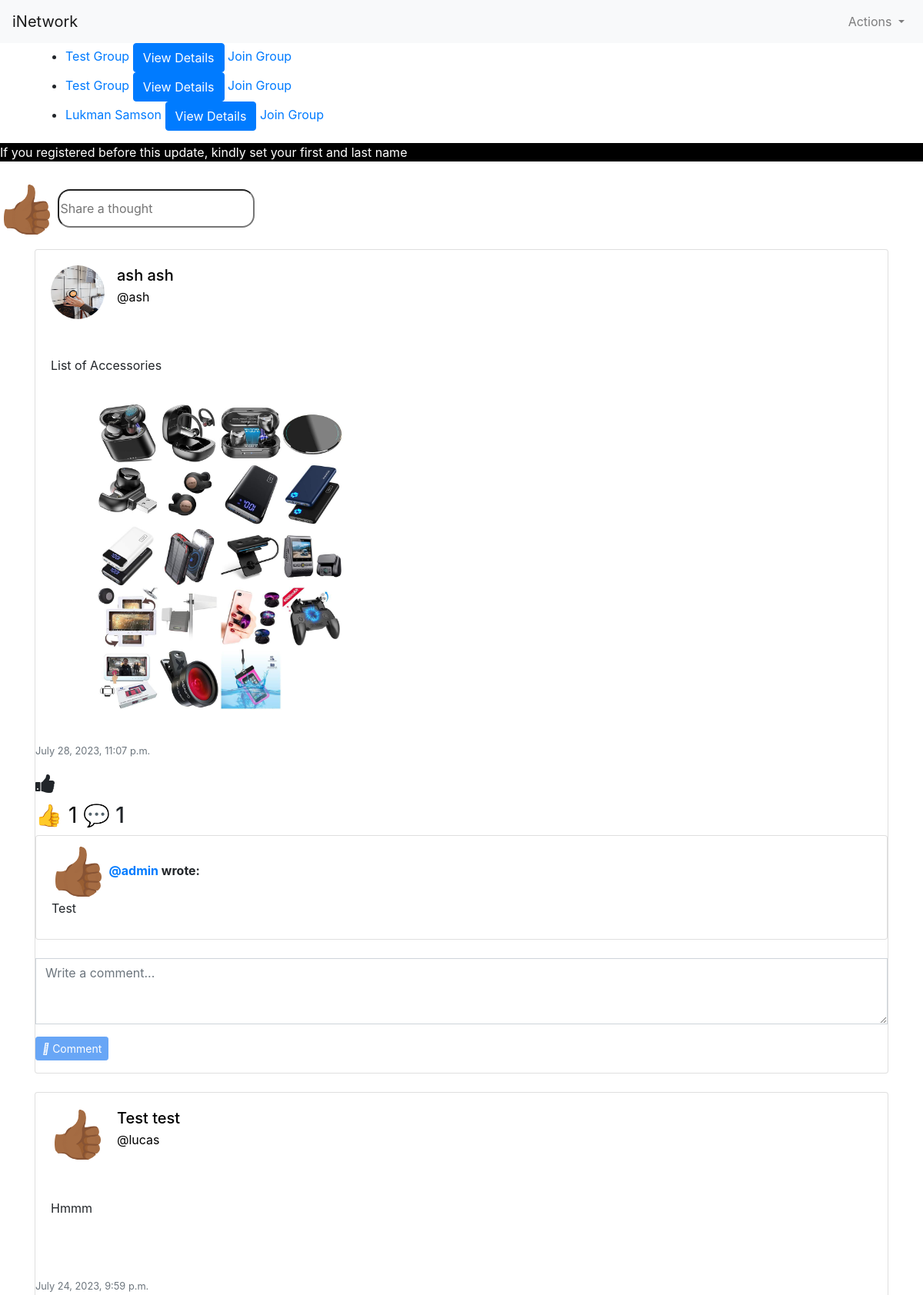
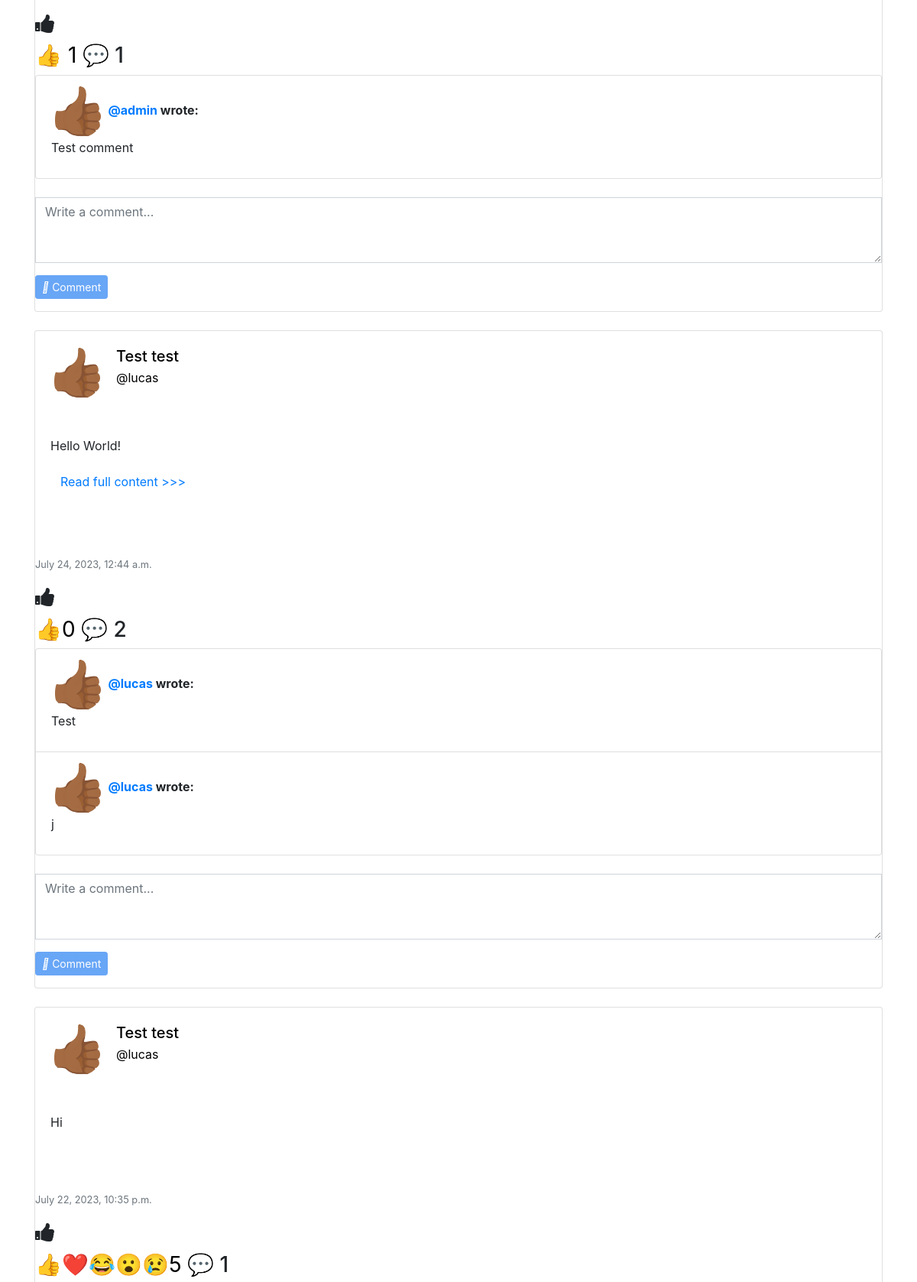
/ (signed in, upper part), run on the app's committed database (2 pictures, top to bottom).
### minsocial/models.py (models this page shows, shortened)
class Group(models.Model):
    name = models.CharField(max_length=100)  # Default value for 'name'
    description = models.TextField(blank=True, null=True,)  # Default value for 'description'
    creator = models.ForeignKey(User, on_delete=models.CASCADE)
    members = models.ManyToManyField(User, related_name='group_members')

class Post(models.Model):
    user = models.ForeignKey(User, on_delete=models.CASCADE, blank=True, null=True, related_name="post_user")
    postContent = models.TextField(blank=True)
    timestamp = models.DateTimeField(auto_now_add=True)
    post_image = models.ImageField(upload_to='post_image/', null=True, blank=True)

class User(AbstractUser):
    profile_pics = models.ImageField(upload_to='profile_pics/', null=True, blank=True)
    phone_number = models.CharField(max_length=20, null=True, blank=True)
    about = models.TextField(null=True, blank=True)

class Comment(models.Model):
    author = models.ForeignKey(User, on_delete=models.CASCADE, blank=True, null=True, related_name="userComment")
    post = models.ForeignKey(Post, on_delete=models.CASCADE, blank=True, null=True, related_name="postComment")
    message = models.CharField(max_length=10000)

### minsocial/views.py (the view)
# urls.py: path("", views.index, name="index"),
def index(request):
    if not request.user.is_authenticated:
        error_message = "You need to log in to access this page."
        return render(request, "network/login.html", {
            "error_message": error_message,
        })
    post = Post.objects.all().order_by("id").reverse().select_related("user")
    paginator = Paginator(post, 10) # Show 10 contacts per page.
    page_number = request.GET.get('page')
    page_post = paginator.get_page(page_number)
    user = request.user
    groups = Group.objects.all()
    profile_pics = user.profile_pics
    comments = Comment.objects.filter(post__in=page_post)
    return render(request, "network/index.html", {
        "post": post,
        "page_post": page_post,
        "groups":groups,
        "profile_pics": profile_pics,
        "comments": comments,
        "user": user,
    })

### minsocial/templatetags/my_filters.py (called while the page is built)
@register.filter
def split_paragraphs(value):
    return value.split('\n')

### minsocial/templates/network/index.html (shortened to what this page needs)
{% extends "network/layout.html" %}
{% load custom_tags %}
{% load my_filters %}
{% load static %}
{% block body %}
<div class="container">
  <ul>
    {% for group in groups %}
        <li>
          <a href="{% url 'group_detail' group_id=group.id %}">{{ group.name }}</a>
          <a href="{% url 'group_detail' group_id=group.id %}" class="btn btn-primary">View Details</a>
          <a href="{% url 'join_group' group_id=group.id %}">Join Group</a>
        </li>
    {% endfor %}
  </ul>
</div>
  {% if user.is_authenticated %}
  <p style="background-color: black; color: white;">If you registered before this update, kindly set your first and last name</p>
    <div class="input-group mb-3" id="create-post-field-container">
      {% if user.profile_pics %}
      <a href="{% url 'profile' user_id=user.id %}">
        <img src="{{ user.profile_pics.url }}" class="rounded-circle" width="70" height="70"> <input style="margin-top: 20px; height: 50px; border-radius: 1rem;" type="text" id="create-post-field" placeholder="Share a thought" onclick="openModal()">
      </a>
      {% else %}
      <a href="{% url 'profile' user_id=user.id %}">
        <img src="/media/post_image/hand.gif" class="rounded-circle" width="70" height="70"> <input style="margin-top: 20px; height: 50px; border-radius: 1rem;" type="text" id="create-post-field" placeholder="Share a thought" onclick="openModal()">
      </a>
      {% endif %}
    </div>
  {% endif %}
  {% for posts in page_post %}
<section>
<div class="container">
<div class="card">
    <div class="card-body">
        <div class="d-flex align-items-center">
      {% if posts.user.profile_pics %}
      <a href="{% url 'profile' user_id=posts.user.id %}">
        <img src="{{ posts.user.profile_pics.url }}" class="rounded-circle" width="70" height="70">
      </a>
      {% else %}
      <a href="{% url 'profile' user_id=posts.user.id %}">
        <img src="/media/post_image/hand.gif" class="rounded-circle" width="70" height="70">
      </a>
      {% endif %}
      <div class="ml-3">
        <h5 class="card-title mb-1">
        <a class="card-title" style="text-decoration: none; color: black;" href="{% url 'profile' user_id=posts.user.id %}">{{posts.user.first_name}} {{posts.user.last_name}}
        </h5>
        <p class="mb-0">
          <p>@{{posts.user.username}}</p></a>
        </p>
      </div>
        </div>
        <br>
        <br>
        <div class="card-text" id="content_{{ posts.id }}">
          {% for paragraph in posts.postContent|split_paragraphs %}
            {% if forloop.counter <= 10 %}
              <p>{{ paragraph|urlize }}</p>
            {% endif %}
          {% endfor %}
          {% if posts.postContent|split_paragraphs|length > 2 %}
            <a href="{% url 'post_content' post_id=posts.id %}">
              <p class="btn btn-link read-more" data-post="{{ posts.id }}">Read full content >>></p>
            </a>
          {% endif %}
        </div>
        <div class="card-body">
          {% if posts.post_image %}
            <div class="image-container">
              <img src="{{ posts.post_image.url }}" class="img-fluid desktop-image" alt="Post Image">
            </div>
          {% endif %}
        </div>
      </div>
      <p class="card-text"><small class="text-muted">{{ posts.timestamp }}</small></p>
      {% include 'network/likes.html' %}
      {% include 'network/comments.html' %}
    </div>
</div>
</div>
<br>
</section>
  {% endfor %}
</div>
{% endblock %}

### minsocial/templates/network/likes.html (shortened to what this page needs)
{% load custom_tags %}
{% load my_filters %}
{% load static %}
<div class="img-fluid react_space" id="react_space">
  <h3 class="like-btn" data-post-id="{{ posts.id }}"><i class="fa fa-thumbs-up"></i></h3>
{% with total_count=posts.postLove.count|add:posts.postHaha.count|add:posts.postSad.count|add:posts.postShock.count|add:posts.post_like.count %}
{% if posts.post_like.count > 0 and posts.postHaha.count < 1 and posts.postSad.count < 1 and posts.postLove.count < 1 and posts.postShock.count < 1 %}
<h3 onclick="opensModal('{{ posts.id }}')"><button class="like-button">👍 {{ total_count }}</button> 💬 {{ posts.postComment.count }}</h3>
{% elif posts.post_like.count < 1 and posts.postHaha.count < 1 and posts.postSad.count < 1 and posts.postLove.count > 0 and posts.postShock.count < 1 %}
<h3 onclick="opensModal('{{ posts.id }}')"><button class="like-button">❤️ {{ total_count }}</button> 💬 {{ posts.postComment.count }}</h3>
{% elif posts.post_like.count < 1 and posts.postHaha.count < 1 and posts.postSad.count > 0 and posts.postLove.count < 1 and posts.postShock.count < 1 %}
<h3 onclick="opensModal('{{ posts.id }}')"><button class="like-button">😢 {{ total_count }}</button> 💬 {{ posts.postComment.count }}</h3>
{% elif posts.post_like.count < 1 and posts.postHaha.count > 0 and posts.postSad.count < 1 and posts.postLove.count < 1 and posts.postShock.count < 1 %}
<h3 onclick="opensModal('{{ posts.id }}')"><button class="like-button">😂{{ total_count }}</button> 💬 {{ posts.postComment.count }}</h3>
{% elif posts.post_like.count < 1 and posts.postHaha.count < 1 and posts.postSad.count < 1 and posts.postLove.count < 1 and posts.postShock.count > 0 %}
<h3 onclick="opensModal('{{ posts.id }}')"><button class="like-button">😲{{ total_count }}</button> 💬 {{ posts.postComment.count }}</h3>
{% elif posts.post_like.count > 0 and posts.postHaha.count < 1 and posts.postSad.count > 0 and posts.postLove.count < 1 and posts.postShock.count < 1 %}
<h3 onclick="opensModal('{{ posts.id }}')"><button class="like-button">👍😢{{ total_count }}</button> 💬 {{ posts.postComment.count }}</h3>
{% elif posts.post_like.count > 0 and posts.postHaha.count > 0 and posts.postSad.count < 1 and posts.postLove.count < 1 and posts.postShock.count < 1 %}
<h3 onclick="opensModal('{{ posts.id }}')"><button class="like-button">👍😂{{ total_count }}</button> 💬 {{ posts.postComment.count }}</h3>
{% elif posts.postLove.count > 0 and posts.postHaha.count > 0 and posts.postShock.count > 0 and posts.post_like.count > 0 and posts.postSad.count < 1%}
<h3 onclick="opensModal('{{ posts.id }}')"><button class="like-button">👍❤️😂😮{{ total_count }}</button> 💬 {{ posts.postComment.count }}</h3>
{% elif posts.postLove.count > 0 and posts.postHaha.count < 1 and posts.postShock.count < 1 and posts.post_like.count > 0 and posts.postSad.count < 1%}
<h3 onclick="opensModal('{{ posts.id }}')"><button class="like-button">👍❤️{{ total_count }}</button> 💬 {{ posts.postComment.count }}</h3>
{% elif posts.postLove.count > 0 and posts.postHaha.count > 0 and posts.postShock.count > 0 and posts.post_like.count > 0 and posts.postSad.count > 0%}
<h3 onclick="opensModal('{{ posts.id }}')"><button class="like-button">👍❤️😂😮😢{{ total_count }}</button> 💬 {{ posts.postComment.count }}</h3>
{% else %}
   <h3 onclick="opensModal('{{ posts.id }}')"><button class="like-button">👍{{ total_count }}</button> 💬 {{ posts.postComment.count }}</h3>
  {% endif %}
{% endwith %}

### minsocial/templates/network/comments.html (shortened to what this page needs)
{% load custom_tags %}
{% load my_filters %}
{% load static %}
<ul class="list-group">
    {% for comment in posts.postComment.all|slice:":3" %}
      <li class="list-group-item">
        {% if comment.author.profile_pics %}
        <a href="{% url 'profile' user_id=comment.author.id %}">
          <img src="{{ comment.author.profile_pics.url }}" class="rounded-circle" width="70" height="70">
        </a>
        {% else %}
        <a href="{% url 'profile' user_id=comment.author.id %}">
          <img src="/media/post_image/hand.gif" class="rounded-circle" width="70" height="70">
        </a>
        {% endif %}
        <strong><a href="{% url 'profile' user_id=comment.author.id %}">@{{ comment.author.username }}</a> wrote:</strong>
        <div class="card-text" id="content_{{ comment.id }}">
          {% for paragraph in comment.message|split_paragraphs|slice:":8" %}
            <p>{{ paragraph|urlize }}</p>
          {% endfor %}
        </div>
      </li>
    {% empty %}
      <li class="list-group-item">No comments yet.</li>
    {% endfor %}
  </ul>
  <br>
        {% if user.is_authenticated %}
        <form action="{% url 'addComment' post_id=posts.id %}" method="POST">
          <div class="form-group">
            <span class="comment-field">
            <textarea type="text" id="new-comment" name="newComment" class="form-control rounded-0 shadow-none" rows="3" placeholder="Write a comment..."></textarea>
          </span>
          </div>
          <div class="form-group">
            <span class="btn-comment">
            <button type="submit" class="btn btn-primary btn-sm" style="background-color: #1877f2; border-color: #1877f2;" id="comment-btn">
              <i class="fas fa-paper-plane"></i> Comment
            </button>
          </span>
          </div>
        </form>
        {% endif %}

### minsocial/static/network/styles.css (style rules this page uses)
.like-button { background: none; border: none; padding: 0; }
.image-container { max-width: 100%; max-height: 100%; overflow: hidden; }
.desktop-image { width: 100%; height: auto; max-width: 400px; max-height: 400px; object-fit: contain; }

### data on the page
Group: name "Test Group"
Group: name "Test Group"
Group: name "Lukman Samson"
Post: user.profile_pics (picture), user.first_name "ash", user.last_name "ash", user.username "ash", postContent "List of Accessories", post_image (picture), timestamp "July 28, 2023, 11:07 p.m.", postLove "1", postComment.count "1"
Comment: author.username "admin", message "Test"
Post: user.first_name "Test", user.last_name "test", user.username "lucas", postContent "Hmmm", timestamp "July 24, 2023, 9:59 p.m.", postLove "1", postComment.count "1"
Comment: author.username "admin", message "Test comment"
Post: user.first_name "Test", user.last_name "test", user.username "lucas", postContent "Hello World!", timestamp "July 24, 2023, 12:44 a.m.", postLove "0", postComment.count "2"
Comment: author.username "lucas", message "Test"
Comment: author.username "lucas", message "j"
Post: user.first_name "Test", user.last_name "test", user.username "lucas", postContent "Hi", timestamp "July 22, 2023, 10:35 p.m.", postLove "5", postComment.count "1"
